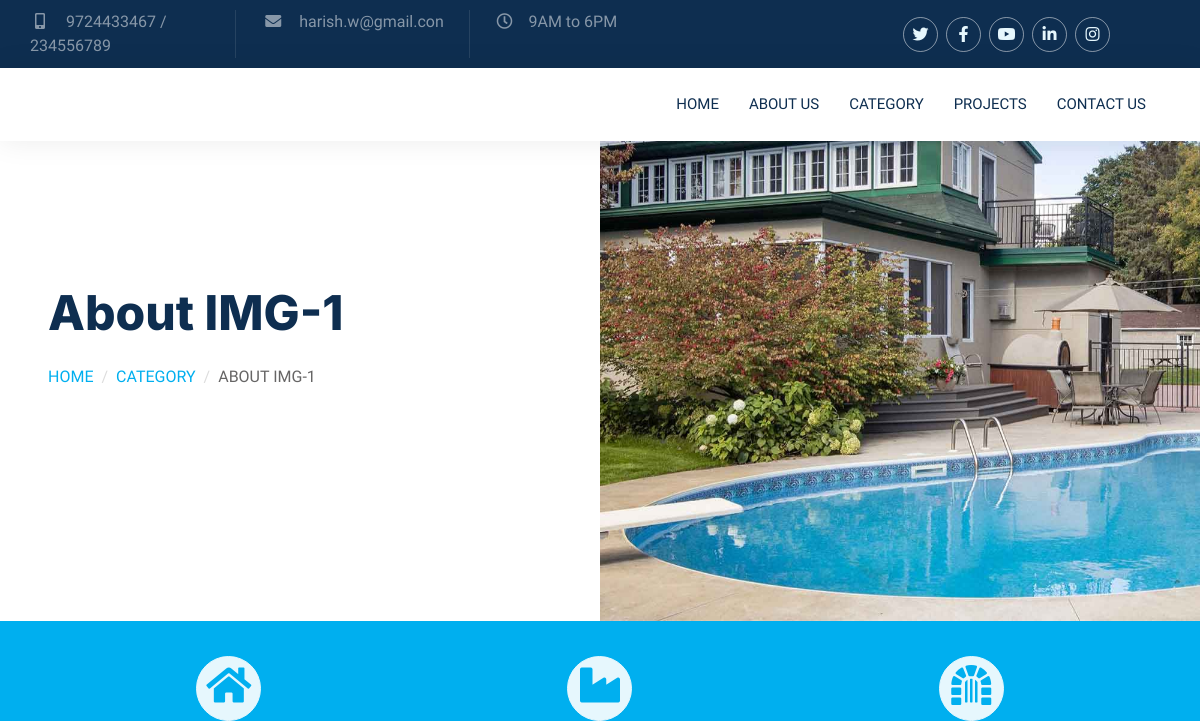
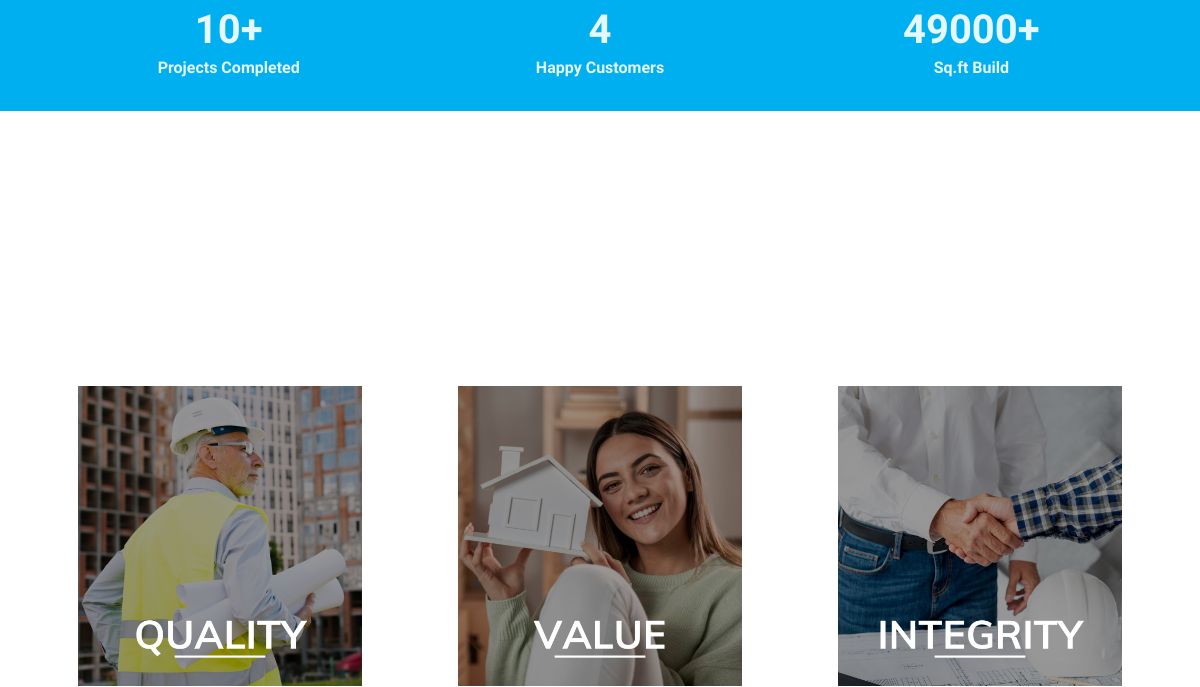
Page /about/ (upper part) on the earlier database version (2 pictures, top to bottom).
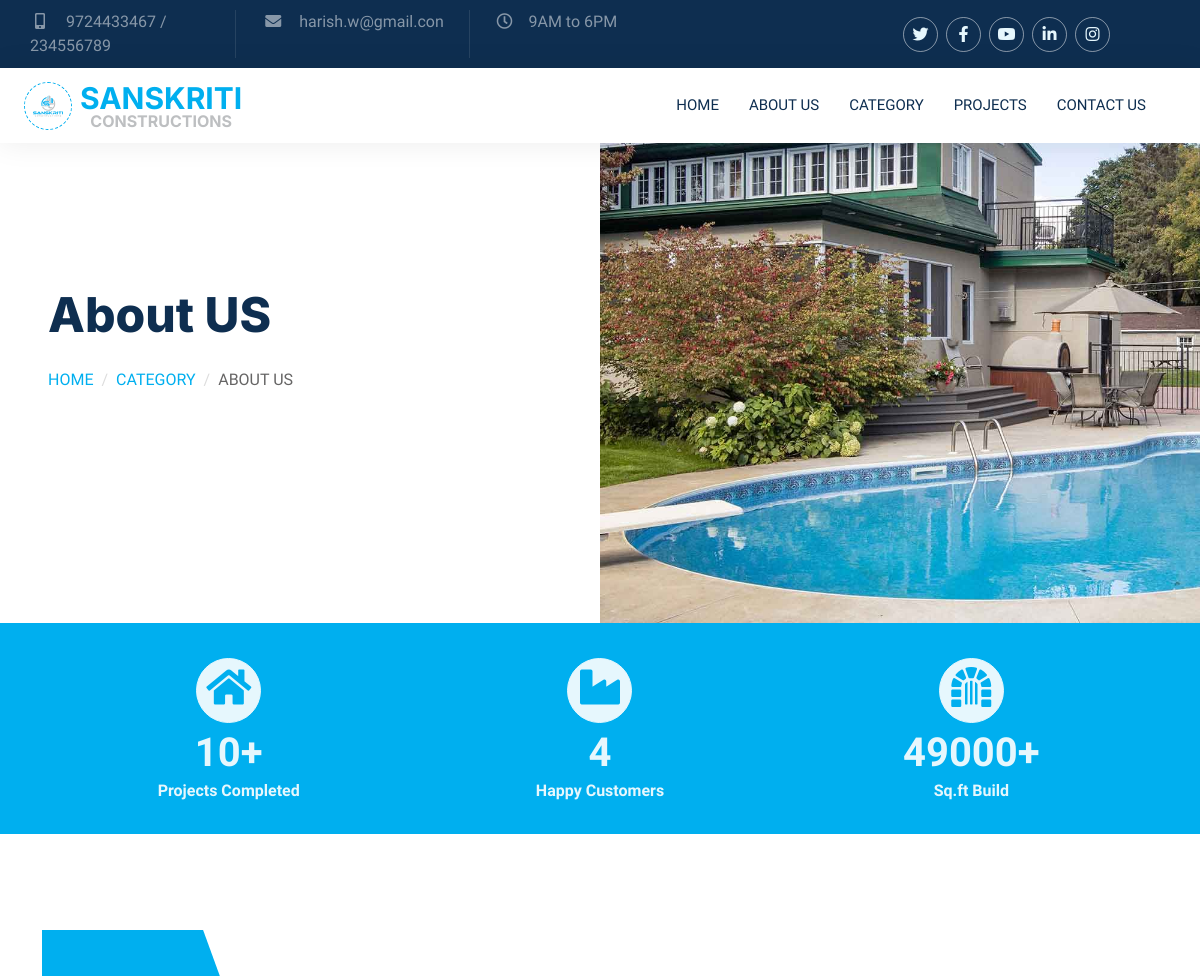
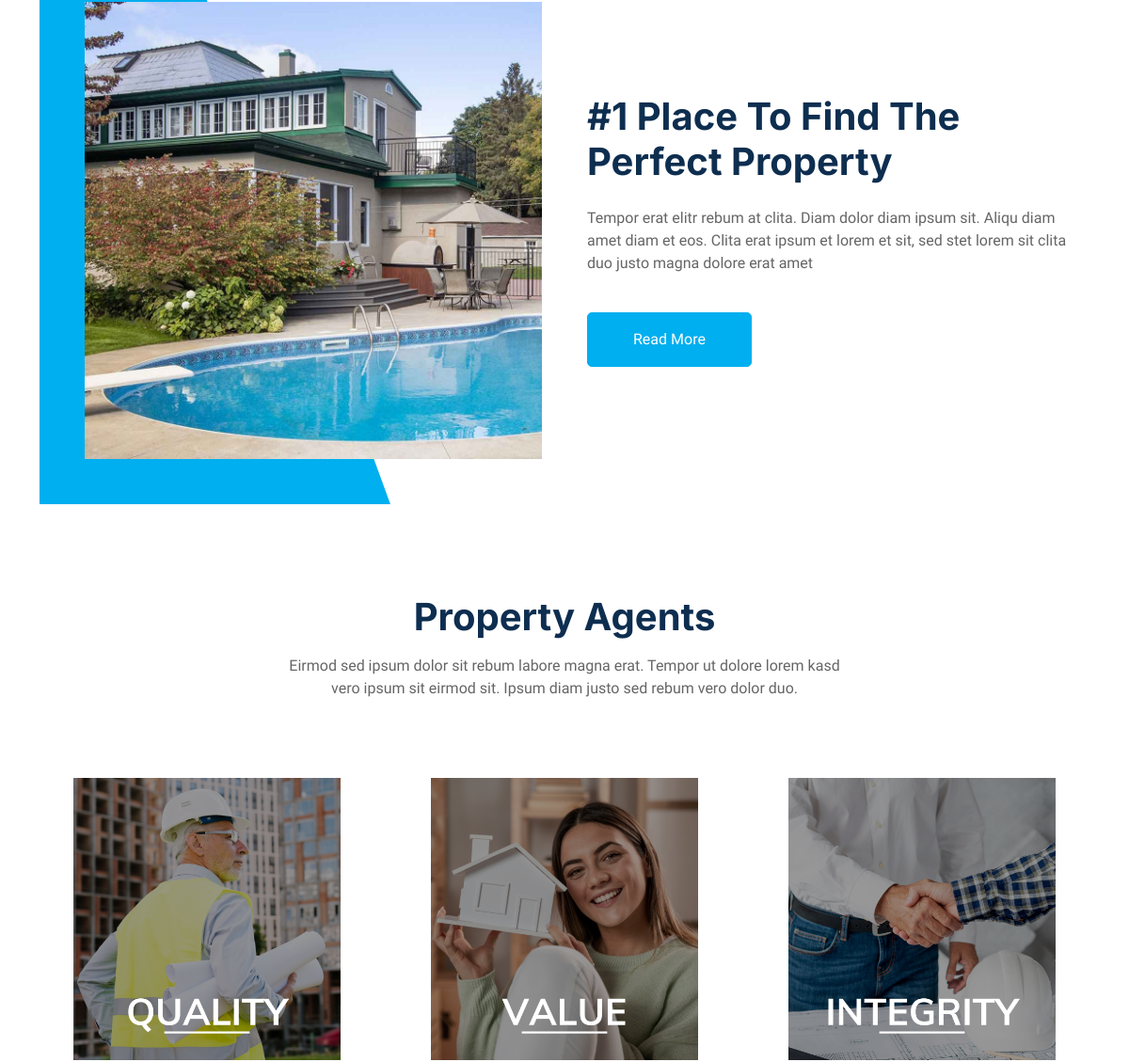
Same page on the later database version (2 pictures, top to bottom).
### make_pages/models.py (models this page shows, shortened)
class BaseContent(models.Model):
    ACTIVE_CHOICES = ((1, 'Inactive'), (2, 'Active'))
    status = models.PositiveIntegerField(
        choices=ACTIVE_CHOICES, default=2, db_index=True)
    server_created_on = models.DateTimeField(auto_now_add=True)
    server_modified_on = models.DateTimeField(auto_now=True)
    created_by = models.ForeignKey(
        User, on_delete=models.DO_NOTHING, related_name='created%(app_label)s_%(class)s_related', null=True, blank=True,)
    modified_by = models.ForeignKey(
        User, on_delete=models.DO_NOTHING, related_name='modified%(app_label)s_%(class)s_related', null=True, blank=True,)

class Menus(BaseContent):
    name = models.CharField(max_length=100)
    group = models.ManyToManyField(Group, blank=True)
    slug = models.SlugField("SEO friendly url, use only aplhabets and hyphen", max_length=60,unique=True)
    parent = models.ForeignKey('self',on_delete=models.DO_NOTHING, blank=True, null=True)
    app_link = models.CharField(max_length=512, blank=True)
    icon = models.CharField(max_length=512, blank=True, null=True)
    menu_order = models.IntegerField(null=True, blank=True)
    class Meta:
        ordering = ('menu_order',)
        verbose_name_plural = 'Menus'
    def get_sub_menus(self):
        return Menus.objects.filter(parent=self,status=2).exclude(parent__id__in=[1,12,16]).order_by('menu_order')

class ImagePage(BaseContent):
    name = models.CharField(max_length=100,blank=True, null=True)
    icon = models.CharField(max_length=100,blank=True, null=True)
    parent = models.ForeignKey('self',on_delete=models.DO_NOTHING, blank=True, null=True)
    order = models.IntegerField(null=True, blank=True)
    image = models.FileField(
        upload_to='section/%y/%m/%d/', blank=True, null=True)

class Heading(BaseContent):
    name = models.CharField(max_length=100,blank=True, null=True)
    parent = models.ForeignKey('self',on_delete=models.DO_NOTHING, blank=True, null=True)
    slug = models.SlugField("SEO friendly url, use only aplhabets and hyphen", max_length=60,unique=True)
    paragraph=models.TextField(blank=True, null=True)
    button = models.CharField(max_length=512, blank=True)
    btn_link = models.CharField(max_length=512, blank=True)
    icon = models.CharField(max_length=512, blank=True, null=True)
    image = models.ImageField(
        upload_to='client/%y/%m/%d/', blank=True, null=True)
    order = models.IntegerField(null=True, blank=True)
    class Meta:
        verbose_name_plural = "Heading and Paragraph"

### make_pages/views.py (the view)
# urls.py: path('about/', about, name="about"),
def about(request):
    heading="About"
    header_list = Menus.objects.filter(status = 2,)
    header=header_list.filter( parent=None).exclude(id__in=[1,12,16]).order_by("menu_order")
    icon=header_list.filter(parent_id=12).order_by("menu_order")
    menu=header_list.filter(parent_id=1).order_by("menu_order")
    map=header_list.filter(id=16).order_by("menu_order")
    projects = Project.objects.filter(status = 2)
    image_page=ImagePage.objects.filter(status = 2)
    logos = image_page.filter(parent_id=67)
    about_us = Heading.objects.filter(status = 2,parent__id=19)
    deliver_projects = about_us.exclude(id__in=[69,70])
    about_paragraph =about_us.filter(slug='about_paragraph')
    agent_phs =about_us.filter(slug='agent')
    section_image = image_page.filter(parent_id=24)
    increment_counts = [projects.filter(constructions_status__in=[2,3]).count(),projects.filter(constructions_status=3).count(),projects.aggregate(Sum('sqft')).get('sqft__sum')]
    increments=[]
    for  i,j in zip(image_page.filter(status = 2,parent_id=60),increment_counts):
        increments.append({'name':i.name,'icon':i.icon,'count':j})
    return render(request, 'constructions/about.html', locals())

### templates/constructions/about.html (shortened to what this page needs)
{% extends 'base.html' %}
{% load static %}
{% block contents %}
  <div class="container-fluid header bg-white p-0">
    <div class="row g-0 align-items-center flex-column-reverse flex-md-row">
      {% for i in section_image %}
      <div class="col-md-6 p-5 mt-lg-5">
        <h1 class="display-5 animated fadeIn mb-4">{{i.name}}</h1>
        <nav aria-label="breadcrumb animated fadeIn">
          <ol class="breadcrumb text-uppercase">
            <li class="breadcrumb-item"><a href="/">Home</a></li>
            {% if heading == 'category' %}
            <li class="breadcrumb-item"><a href="/project/">Projects</a></li>
            {% else %}
            <li class="breadcrumb-item"><a href="/category/">Category</a></li>
            {% endif %}
            <li class="breadcrumb-item text-body active" aria-current="page">{{i.name}}</li>
          </ol>
        </nav>
      </div>
      <div class="col-md-6 animated fadeIn">
        <img class="img-fluid" src="/media/{{i.image}}" alt="">
      </div>
    {% endfor %}
    </div>
  </div>
  <div class="container-fluid bg-primary mb-5 wow fadeIn" data-wow-delay="0.1s" style="padding: 35px;">
    <div class="container">
      <div class="row g-2">
        <div class="col-md-12">
          <div class="row g-2">
            {% for i in increments %}
              <div class="col-md-4">
                <div class="counter-container">
                  <div class="icrement-icon">
                    <i class="{{ i.icon }}"></i>
                  </div>
                  <div class="counter" data-target="{{ i.count }}"></div>
                  <div class="elementor-counter-title">{{ i.name }}</div>
                </div>
              </div>
            {% endfor %}
          </div>
        </div>
      </div>
    </div>
  </div>
  <div class="container-xxl py-5">
    <div class="container">
      <div class="row g-5 align-items-center">
        {% for i in about_paragraph %}
        <div class="col-lg-6 wow fadeIn" data-wow-delay="0.1s">
          <div class="about-img position-relative overflow-hidden p-5 pe-0">
            <img class="img-fluid w-100" src="/media/{{i.image}}" />
          </div>
        </div>
        <div class="col-lg-6 wow fadeIn" data-wow-delay="0.5s">
          <h1 class="mb-4">{{i.name}}</h1>
          <p class="mb-4">{{i.paragraph}}</p>
          <a class="btn btn-primary py-3 px-5 mt-3" href="/{{i.btn_link}}">{{i.button}}</a>
        </div>
        {% endfor %}
      </div>
    </div>
  </div>
  <div class="container-xxl py-5">
    <div class="container">
      <div class="text-center mx-auto mb-5 wow fadeInUp" data-wow-delay="0.1s" style="max-width: 600px;">
        {% for i in agent_phs %}
        <h1 class="mb-3">{{i.name}}</h1>
        <p>{{i.paragraph}}</p>
        {% endfor %}
      </div>
      <div class="row g-4">
        {% for i in deliver_projects %}
        <div class="col-md-4  wow fadeInUp" data-wow-delay="0.1s">
          <div class="flipper-container">
            <div class="flip">
              <div class="front face text-center">
                <img src="/media/{{i.image}}" height="300px">
              </div>
              <div class="back face">
                <h3>{{i.name}}</h3>
                <p>{{i.paragraph}}</p>
              </div>
            </div>
          </div>
        </div>
        {% endfor %}
      </div>
    </div>
  </div>
{% endblock %}

### templates/base.html (shortened to what this page needs)
{% load static %}
<!DOCTYPE html>
<html lang="en" >
<head>
    {% block css %}
    <link href="https://cdnjs.cloudflare.com/ajax/libs/font-awesome/5.10.0/css/all.min.css" rel="stylesheet">
    <link href="https://cdn.jsdelivr.net/npm/bootstrap-icons@1.4.1/font/bootstrap-icons.css" rel="stylesheet">
    <link href="{% static 'css/bootstrap.min.css' %}" id="bootstrap-style" rel="stylesheet" type="text/css" />
    <link href="{% static 'css/style.css' %}" rel="stylesheet" type="text/css" />
    <link href="{% static 'libs/animate/animate.min.css' %}" rel="stylesheet" type="text/css" />
    <link href="{% static 'libs/owlcarousel/assets/owl.carousel.min.css' %}" rel="stylesheet"
    type="text/css" />
    {% endblock css %}
</head>
<body >
    {% block header %}
    {% include 'partials/header.html' %}
    {% endblock %}
    {% block contents %}
    {% endblock %}
        </body>
    </html>

### templates/partials/header.html (shortened to what this page needs)
{% load static %}
<div class="container-fluid bg-dark text-white-50 close-header  ">
    <div class="container p-0">
        <div class="row align-items-center ">
            <div class="col-md-9 text-center text-md-start ">
                <div class="row">
                    {% for i in menu %}
                    {% if i.id != 15 %}
                    <div class="col-md-3 side-line">
                        <p class="mb-0"><i class="{{i.icon}} me-3"></i>{{i.name}}</p>
                    </div>
                    {% endif %}
                    {% endfor %}
                </div>
            </div>
            <div class="col-md-3 text-center text-md-end">
                <div class="d-flex ">
                    {% for i in icon %}
                    <a class="btn-outline-light btn-social me-2" href="{{i.app_link}}"><i class="{{i.icon}}"></i></a>
                    {% endfor %}
                </div>
            </div>
        </div>
    </div>
</div>
<div class="container-fluid nav-bar bg-transparent">
    <nav class="navbar navbar-expand-lg bg-white navbar-light py-0 px-4">
        {% for i in logos %}
        <a href="/" class="navbar-brand d-flex align-items-center text-center">
            <div class="icon p-2 me-2">
                <img class="img-fluid" src="/media/{{i.image}}" alt="Icon" style="width: 30px; height: 30px;">
            </div>
            <h1 class="m-0 text-primary logo">{{i.name}}<br><span>{{i.icon}}</span></h1>
        </a>
        {% endfor %}
        <div class="collapse navbar-collapse" id="navbarCollapse">
            <div class="navbar-nav ms-auto">
                {% for i in header %}
                {% if not i.get_sub_menus.count > 0 %}
                <a href="/{{i.app_link}}" class="nav-item nav-link {% if request.resolver_match.url_name == i.slug %}active{% endif%}">{{i.name}}</a>
                {% endif %}
                {% endfor %}
            </div>
        </div>
    </nav>
</div>

### templates/partials/footer.html (shortened to what this page needs)
{% load static %}

### static/css/style.css (style rules this page uses)
:root { --primary: #00afef; --secondary: #FF6922; --light: #e6f7fd; --dark: #0E2E50; }
.btn { transition: .5s; }
.btn.btn-primary, .btn.btn-secondary { color: #FFFFFF; }
.counter-container { font-size: 40px; font-weight: 600; line-height: 60px; color: var(--light); text-align: center; }
.elementor-counter-title { font-size: 16px; font-weight: 600; line-height: 16px; }
.icrement-icon { background: #ffffff; display: inline-table; width: 65px; height: 65px; border: 1px solid var(--light); border-radius: 100%; transition: .3s; color: var(--primary); background-color: #e6f7fd; }
.close-header { position: relative; z-index: 9999!important; padding: 10px; }
.side-line { margin-right: 15px; padding-right: 15px; border-right: 1px solid rgba(255, 255, 255, .1); }
.side-line:last-child { margin-right: 0; padding-right: 0; border-right: none; }
.nav-bar { position: relative; padding: 0; transition: .5s; z-index: 9999; }
.navbar { box-shadow: 0 0 30px rgba(0, 0, 0, .08); }
.navbar-light .navbar-nav .nav-link { margin-right: 30px; padding: 25px 0; color: #FFFFFF; font-size: 15px; text-transform: uppercase; outline: none; }
.navbar-light .navbar-brand { height: 75px; }
.navbar-light .navbar-nav .nav-link { color: var(--dark); font-weight: 500; }
@media (min-width: 992px) { .header { margin-top: -120px; } }
.breadcrumb-item + .breadcrumb-item::before { color: #DDDDDD; }
.icon { padding: 15px; display: inline-flex; align-items: center; justify-content: center; background: #FFFFFF !important; border-radius: 50px; border: 1px dashed var(--primary) !important; }
.about-img img { position: relative; z-index: 2; }
.about-img::before { position: absolute; content: ""; top: 0; left: -50%; width: 100%; height: 100%; background: var(--primary); transform: skew(20deg); z-index: 1; }
.btn-social { margin-right: 5px; width: 35px; height: 35px; display: flex; align-items: center; justify-content: center; color: var(--light); border: 1px solid rgba(255,255,255,0.5); border-radius: 35px; transition: .3s; }

### templates/partials/header.html (style rules this page uses)
.logo { text-align: center; font-size: 30px; line-height: 1; }
.logo span { color: #bdbfc1; font-size: 16px; display: inherit; }

### templates/constructions/about.html (style rules this page uses)
.flipper-container { position:relative; margin:35px auto; perspective:1000; height:300px; }
.flip { height:100%; width:100%; transform-style:preserve-3d; transition:all 1s; }
.face { position:absolute; height:100%; width:100%; backface-visibility:hidden; }
.face.back { display: block; transform: rotateY(180deg); display: flex; width: 100%; height: 100%; flex-direction: column; justify-content: center; align-items: stretch; text-align: center; padding: 35px; color: #ffffff; }
.face.back h3 { margin: 0 0 20px; padding: 0; color: #ffffff; }

Differences in the rows shown:
added ImagePage: image (picture), name "SANSKRITI", icon "CONSTRUCTIONS"
changed ImagePage: name "About IMG-1" → "About US"; name "ABOUT IMG-1" → "ABOUT US"
added Heading: image (picture), name "#1 Place To Find The Perfect Property", paragraph "Tempor erat elitr rebum at clita. Diam dolor diam ipsum sit. Aliqu diam amet diam et eos. Clita erat ipsum et lorem et sit, sed stet lorem sit clita duo justo magna dolore erat amet", button "Read More"
added Heading: name "Property Agents", paragraph "Eirmod sed ipsum dolor sit rebum labore magna erat. Tempor ut dolore lorem kasd vero ipsum sit eirmod sit. Ipsum diam justo sed rebum vero dolor duo."
